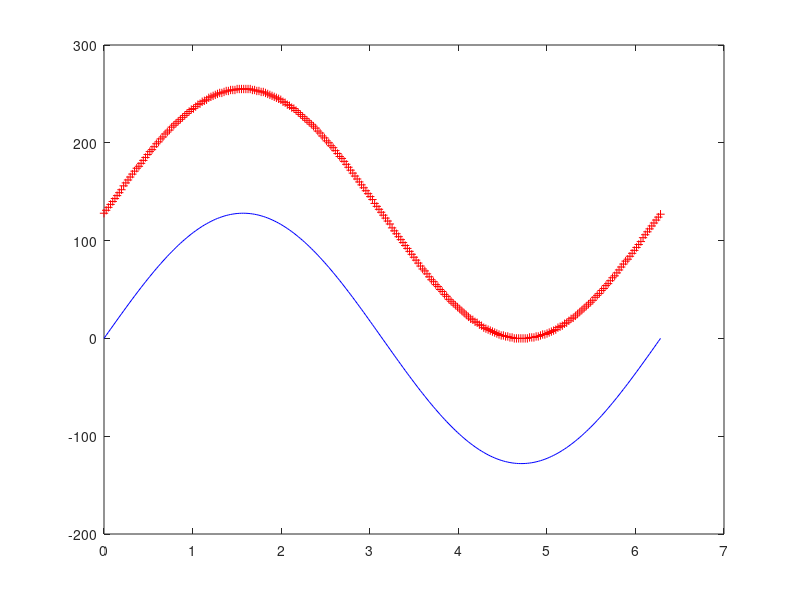

The MATLAB source for this figure:
% Programa de Octave/Matlab para generar muestras de 8 bits de una señal senoidal
% y almacenarlas en un archivo de texto.

% cantidad de puntos a muestrear
N = 256;

% generamos un vector de N valores secuenciales de "tiempo" entre 0 y 2pi
% para graficar un período completo del seno
t = linspace(0, 2*pi, N);

% generamos el vector con los valores del seno para cada punto de t
s = sin(t);

% adaptamos el rango de amplitud del seno de [-1; 1] a [0; 255] para que entre en un byte
% y rendondeamos al entero más cercano
s2 = s - min(s);
s2 = round(s2/max(s2) * 255);

% graficamos las señales que acabamos de generar en función del tiempo
plot(t, s*128, 'b', t, s2, '+r');

% guardamos el vector de señal en un archivo de texto separado por comas
csvwrite('sin_table.txt', s2);
